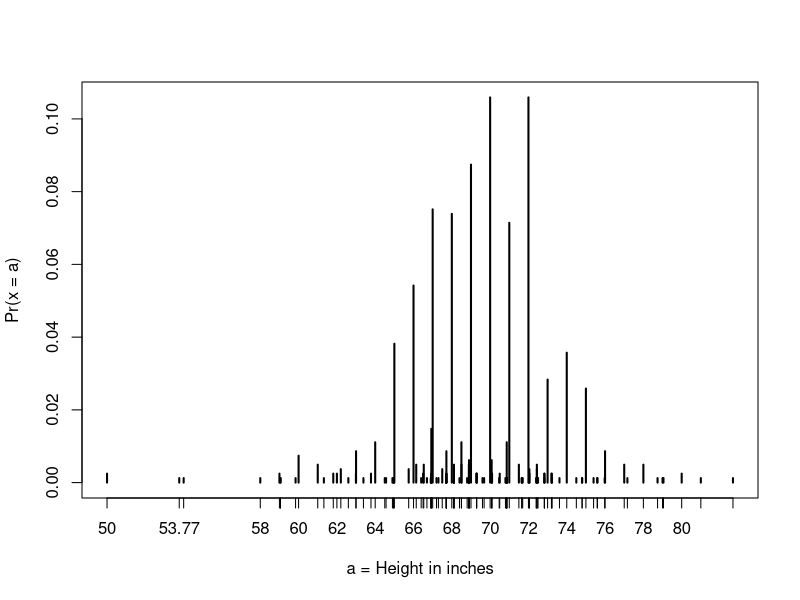
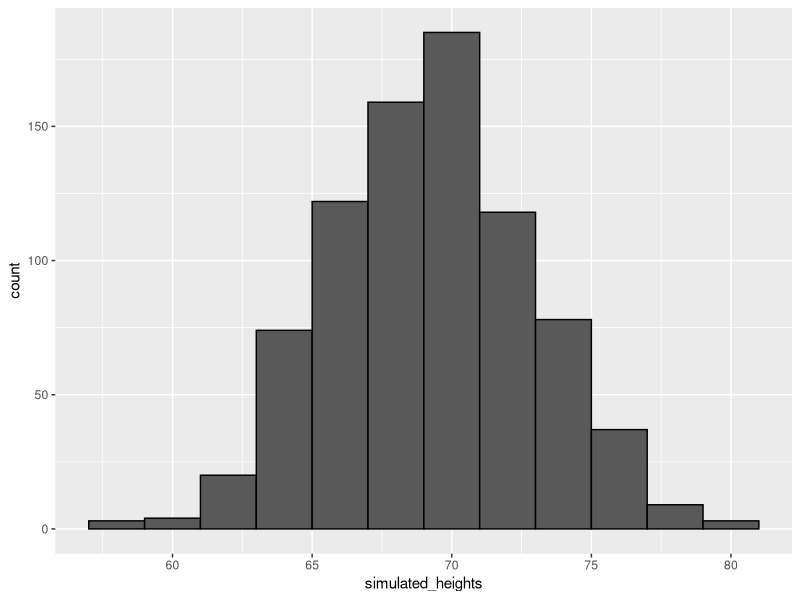

These charts were generated, in order, by the following R code:
library(tidyverse)
library(dslabs)

data(heights)

x <- heights %>% filter(sex=="Male") %>% pull(height)

# the estimated probability that a male is taller than 70.5 inches
1 - pnorm(70.5, mean(x), sd(x))

# plot distribution of exact heights in data
plot(prop.table(table(x)), xlab = "a = Height in inches", ylab = "Pr(x = a)")

# probabilities in actual data over length 1 ranges containing an integer
mean(x <= 68.5) - mean(x <= 67.5)
mean(x <= 69.5) - mean(x <= 68.5)
mean(x <= 70.5) - mean(x <= 69.5)

# probabilities in normal approximation match well
pnorm(68.5, mean(x), sd(x)) - pnorm(67.5, mean(x), sd(x))
pnorm(69.5, mean(x), sd(x)) - pnorm(68.5, mean(x), sd(x))
pnorm(70.5, mean(x), sd(x)) - pnorm(69.5, mean(x), sd(x))

# probabilities in actual data over other ranges don't match normal approx as well
mean(x <= 70.9) - mean(x <= 70.1)
pnorm(70.9, mean(x), sd(x)) - pnorm(70.1, mean(x), sd(x))


# MONTE CARLO

# define x as male heights from dslabs data
x <- heights %>% filter(sex=="Male") %>% pull(height)

# generate simulated height data using normal distribution - both datasets should have n observations
n <- length(x)
avg <- mean(x)
s <- sd(x)
simulated_heights <- rnorm(n, avg, s)

# plot distribution of simulated_heights
data.frame(simulated_heights = simulated_heights) %>%
  ggplot(aes(simulated_heights)) +
  geom_histogram(color="black", binwidth = 2)

B <- 10000
tallest <- replicate(B, {
  simulated_data <- rnorm(800, avg, s)    # generate 800 normally distributed random heights
  max(simulated_data)    # determine the tallest height
})
mean(tallest >= 7*12)    # proportion of times that tallest person exceeded 7 feet (84 inches)
